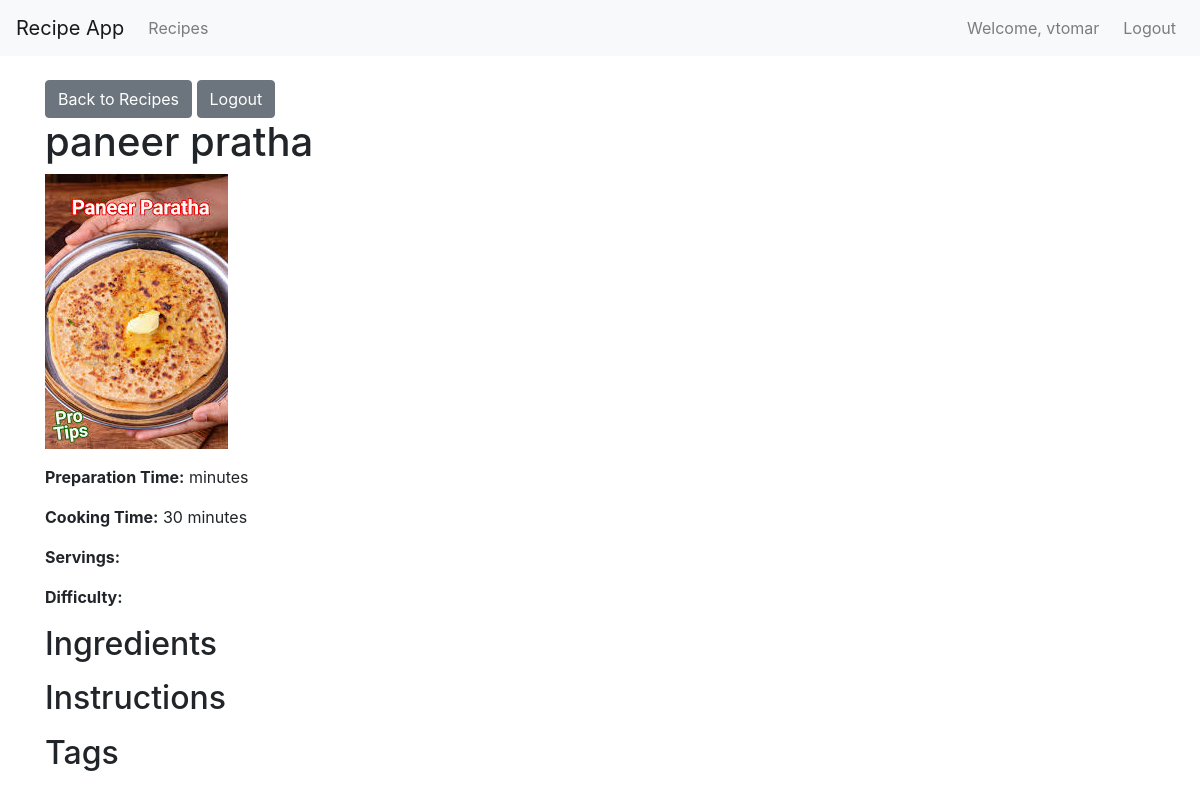
The app's page /recipes/914120bd-e870-4bdc-ac2f-057245a96656/ (signed in) with its own data.
### recipes/models.py (models this page shows, shortened)
class Recipe(models.Model):
    DIFFICULTY_CHOICES = [
        ('Easy', 'Easy'),
        ('Medium', 'Medium'),
        ('Intermediate', 'Intermediate'),
        ('Hard', 'Hard'),
    ]
    id = models.UUIDField(primary_key=True, default=uuid.uuid4, editable=False)
    name = models.CharField(max_length=100)
    ingredients = models.TextField()
    cooking_time = models.PositiveIntegerField(help_text="in minutes")
    instructions = models.TextField(default="No instructions provided.")
    image = models.ImageField(upload_to='recipe_images/', default='default_recipe.jpg')
    difficulty = models.CharField(max_length=20, choices=DIFFICULTY_CHOICES, default='Easy')
    author = models.ForeignKey(User, on_delete=models.SET_NULL, null=True, blank=True)
    class Meta:
        ordering = ['name']

### recipes/views.py (the view)
# urls.py: path('recipes/<uuid:pk>/', views.recipe_detail, name='recipe_detail'),
@login_required(login_url='recipes:login')
def recipe_detail(request, pk):
    recipe = get_object_or_404(Recipe, pk=pk)
    return render(request, 'recipes/recipe_detail.html', {'recipe': recipe})

### recipe_project/recipes/templates/recipes/recipe_detail.html (shortened to what this page needs)
{% extends 'base.html' %}
{% block content %}
{% if user.is_authenticated %}
    <div class="recipe-detail-container">
        <div class="auth-actions">
            <a href="{% url 'recipes:recipe_list' %}" class="btn btn-secondary">Back to Recipes</a>
            <a href="{% url 'recipes:logout' %}" class="btn btn-secondary">Logout</a>
        </div>
        <h1>{{ recipe.name }}</h1>
        <img src="{{ recipe.image.url }}" alt="{{ recipe.name }}" class="recipe-image">
        <div class="recipe-info">
            <p><strong>Preparation Time:</strong> {{ recipe.preparation_time }} minutes</p>
            <p><strong>Cooking Time:</strong> {{ recipe.cooking_time }} minutes</p>
            <p><strong>Servings:</strong> {{ recipe.servings }}</p>
            <p><strong>Difficulty:</strong> {{ difficulty }}</p>
        </div>
        <h2>Ingredients</h2>
        <h2>Instructions</h2>
        <h2>Tags</h2>
    </div>
{% else %}
    <div class="auth-message">
        <p>Please log in to view this recipe.</p>
        <a href="{% url 'recipes:login' %}" class="btn btn-primary">Login</a>
    </div>
{% endif %}
{% endblock %}

### templates/base.html (shortened to what this page needs)
<!DOCTYPE html>
<html lang="en">
<head>
    <link rel="stylesheet" href="https://stackpath.bootstrapcdn.com/bootstrap/4.5.2/css/bootstrap.min.css">
</head>
<body>
    <nav class="navbar navbar-expand-lg navbar-light bg-light">
        <a class="navbar-brand" href="{% url 'recipes:home' %}">Recipe App</a>
        <div class="collapse navbar-collapse" id="navbarNav">
            <ul class="navbar-nav mr-auto">
                <li class="nav-item">
                    <a class="nav-link" href="{% url 'recipes:recipe_list' %}">Recipes</a>
                </li>
            </ul>
            <ul class="navbar-nav">
                {% if user.is_authenticated %}
                    <li class="nav-item">
                        <span class="navbar-text mr-3">Welcome, {{ user.username }}</span>
                    </li>
                    <li class="nav-item">
                        <a class="nav-link" href="{% url 'recipes:logout' %}">Logout</a>
                    </li>
                {% else %}
                    <li class="nav-item">
                        <a class="nav-link" href="{% url 'recipes:login' %}">Login</a>
                    </li>
                {% endif %}
            </ul>
        </div>
    </nav>
    <div class="container mt-4">
        {% block content %}
        {% endblock %}
    </div>
</body>
</html>

### records on screen
Recipe: name "paneer pratha", image (picture), cooking_time "30"

### other values on screen
{{ user.username }} "vtomar"
